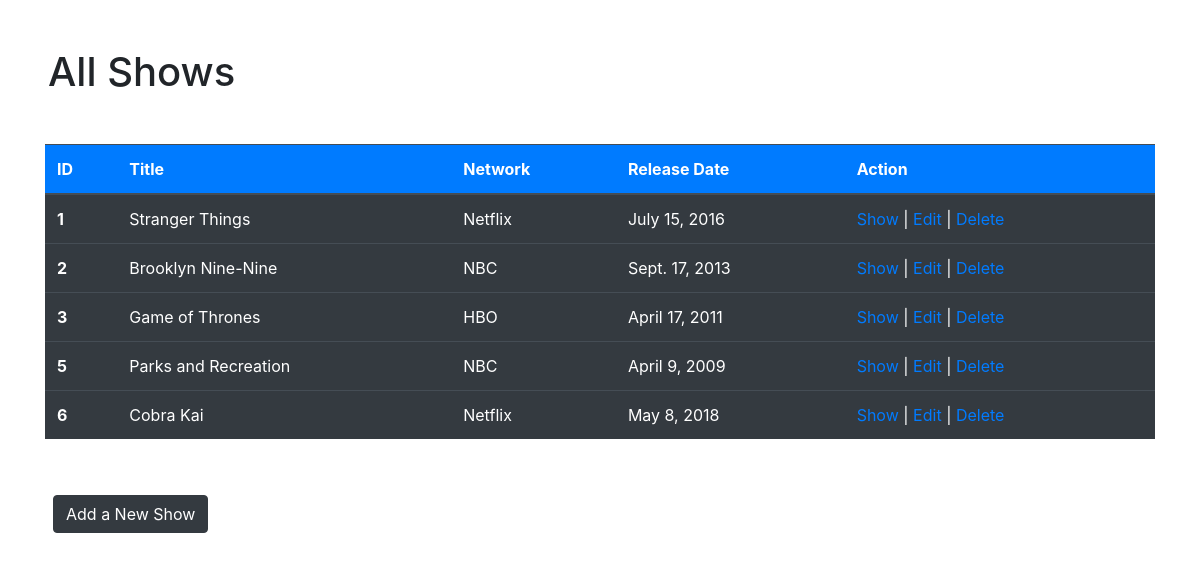
Page /shows/ on the committed database.
### tv_app/models.py (models this page shows)
class Show(models.Model):
    title = models.CharField(max_length=255)
    network = models.CharField(max_length=255)
    release_date = models.DateField()
    desc = models.TextField()
    created_at = models.DateTimeField(auto_now_add=True)
    updated_at = models.DateTimeField(auto_now=True)
    objects = ShowManager()

### tv_app/views.py (the view)
# urls.py: path('', views.index),
def index(request):
    context = {
        'shows': Show.objects.all(),
    }
    return render(request, "index.html", context)

### tv_app/templates/index.html (shortened to what this page needs)
<!DOCTYPE html>
<html lang="en">
    <head>
        {% load bootstrap4 %}
        {% bootstrap_css %}
    </head>
    <body>
        <h1 class="m-5">All Shows</h1>
        <div class="container justify-content-center">
            <table class="table table-hover table-dark mb-5">
              <thead class="bg-primary">
                <tr>
                  <th scope="col">ID</th>
                  <th scope="col">Title</th>
                  <th scope="col">Network</th>
                  <th scope="col">Release Date</th>
                  <th scope="col">Action</th>
                </tr>
              </thead>
              <tbody>
                {% for show in shows %}
                <tr>
                  <th scope="row">{{ show.id }}</th>
                  <td>{{show.title}}</td>
                  <td>{{show.network}}</td>
                  <td>{{show.release_date}}</td>
                  <td><a href="{{ show.id }}">Show</a> | <a href="{{ show.id }}/edit">Edit</a> | <a href="{{ show.id }}/delete">Delete</a></td>
                </tr>
                {% endfor %}
              </tbody>
            </table>
            <a role="button" class="btn btn-dark m-2" href="new">Add a New Show</a>
        </div>
    </body>
</html>

### rows in the picture
Show: id "1", title "Stranger Things", network "Netflix", release_date "July 15, 2016"
Show: id "2", title "Brooklyn Nine-Nine", network "NBC", release_date "Sept. 17, 2013"
Show: id "3", title "Game of Thrones", network "HBO", release_date "April 17, 2011"
Show: id "5", title "Parks and Recreation", network "NBC", release_date "April 9, 2009"
Show: id "6", title "Cobra Kai", network "Netflix", release_date "May 8, 2018"
